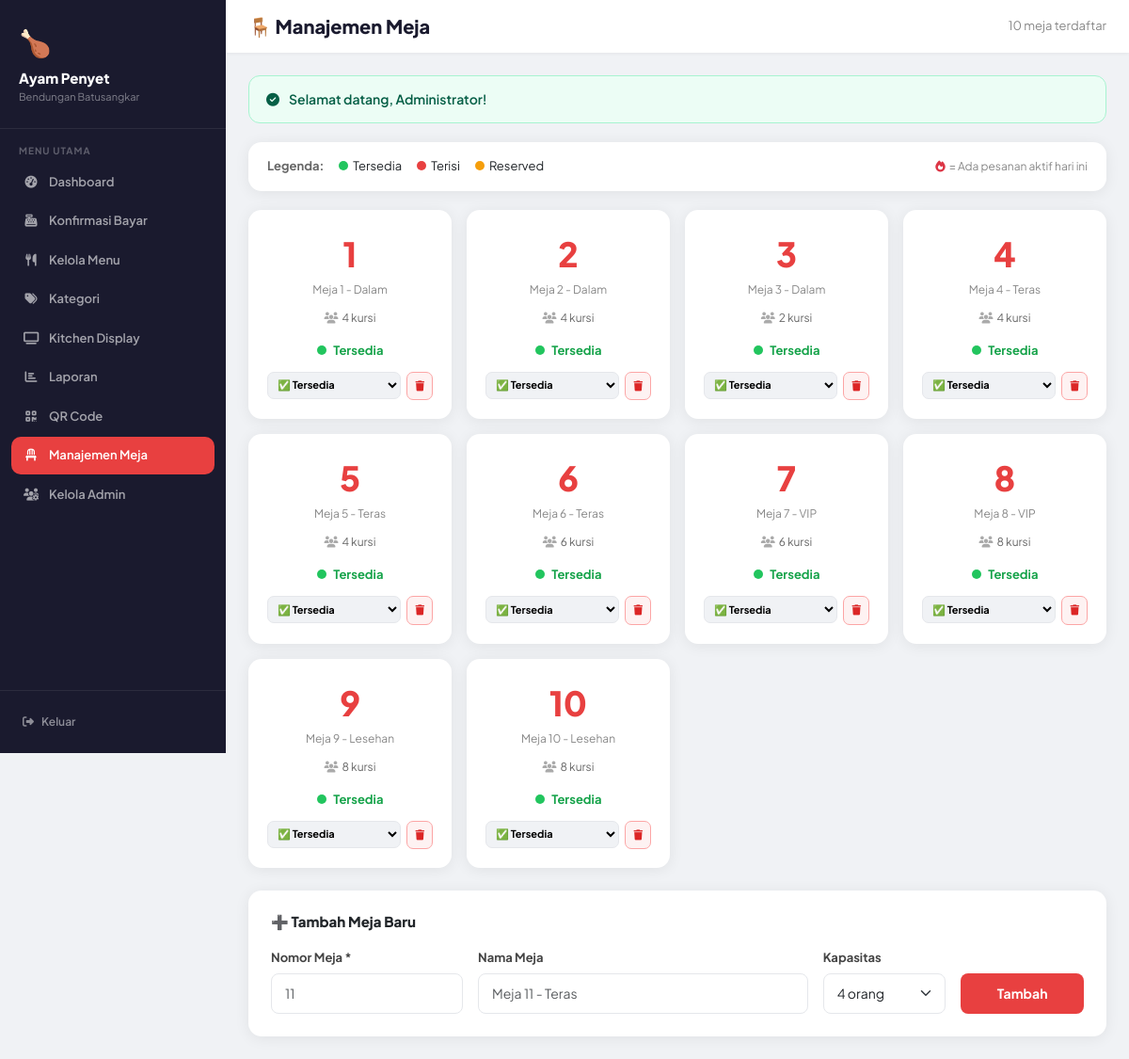
Page /admin/meja.php (signed in) on the committed database.
### tables this page shows
CREATE TABLE `meja` (
  `id` int(11) NOT NULL,
  `nomor_meja` int(11) NOT NULL,
  `nama_meja` varchar(50) DEFAULT NULL,
  `kapasitas` int(11) DEFAULT 4,
  `status` enum('tersedia','terisi','reserved') DEFAULT 'tersedia'
);

### koneksi.php (called while the page is built, shortened)
<?php
function getFlash() {
    if (isset($_SESSION['flash'])) {
        $flash = $_SESSION['flash'];
        return $flash;
    }
    return null;
}
?>

### admin/meja.php (the view, shortened to what this page needs)
<?php
require_once '../koneksi.php';
$meja_list = [];
$res = $conn->query("SELECT m.*,
    (SELECT COUNT(*) FROM pesanan p WHERE p.nomor_meja=m.nomor_meja AND p.status IN ('pending','diproses') AND DATE(p.tanggal)=CURDATE()) as pesanan_aktif
    FROM meja m ORDER BY m.nomor_meja ASC");
while ($row = $res->fetch_assoc()) $meja_list[] = $row;
$flash = getFlash();
?>
<!DOCTYPE html>
<html lang="id">
<head>
    <link href="https://cdn.jsdelivr.net/npm/bootstrap@5.3.0/dist/css/bootstrap.min.css" rel="stylesheet">
    <link href="https://cdnjs.cloudflare.com/ajax/libs/font-awesome/6.4.0/css/all.min.css" rel="stylesheet">
</head>
<body>
<div class="sidebar">
    <div class="sidebar-logo">
        <div style="font-size:28px;margin-bottom:8px">🍗</div>
        <h2>Ayam Penyet</h2>
        <p>Bendungan Batusangkar</p>
    </div>
    <div class="nav-section">
        <div class="nav-section-label">Menu Utama</div>
        <div class="nav-item"><a href="dashboard.php"><i class="fas fa-tachometer-alt"></i> Dashboard</a></div>
        <div class="nav-item"><a href="konfirmasi_bayar.php"><i class="fas fa-cash-register"></i> Konfirmasi Bayar</a></div>
        <div class="nav-item"><a href="menu.php"><i class="fas fa-utensils"></i> Kelola Menu</a></div>
        <div class="nav-item"><a href="kategori.php"><i class="fas fa-tags"></i> Kategori</a></div>
        <div class="nav-item"><a href="kitchen.php"><i class="fas fa-tv"></i> Kitchen Display</a></div>
        <div class="nav-item"><a href="laporan.php"><i class="fas fa-chart-bar"></i> Laporan</a></div>
        <div class="nav-item"><a href="qrcode.php"><i class="fas fa-qrcode"></i> QR Code</a></div>
        <div class="nav-item"><a href="meja.php" class="active"><i class="fas fa-chair"></i> Manajemen Meja</a></div>
        <div class="nav-item"><a href="admin_user.php"><i class="fas fa-users-cog"></i> Kelola Admin</a></div>
    </div>
    <div class="sidebar-footer">
        <a href="logout.php" class="btn-logout"><i class="fas fa-sign-out-alt"></i> Keluar</a>
    </div>
</div>
<div class="main-content">
    <div class="topbar">
        <h1>🪑 Manajemen Meja</h1>
        <span style="font-size:13px;color:#888"><?= count($meja_list) ?> meja terdaftar</span>
    </div>
    <div class="page-body">
        <?php if ($flash): ?>
        <div class="flash-alert flash-<?= $flash['type'] ?>">
            <i class="fas <?= $flash['type']==='success'?'fa-check-circle':'fa-exclamation-circle' ?>"></i>
            <?= htmlspecialchars($flash['message']) ?>
        </div>
        <?php endif; ?>
        <div style="background:white;border-radius:var(--radius);padding:16px 20px;margin-bottom:20px;box-shadow:var(--shadow)">
            <div style="display:flex;gap:16px;align-items:center;flex-wrap:wrap">
                <span style="font-size:13px;font-weight:700;color:#666">Legenda:</span>
                <span style="font-size:13px"><span class="status-dot dot-tersedia"></span>Tersedia</span>
                <span style="font-size:13px"><span class="status-dot dot-terisi"></span>Terisi</span>
                <span style="font-size:13px"><span class="status-dot dot-reserved"></span>Reserved</span>
                <span style="font-size:12px;color:#888;margin-left:auto"><i class="fas fa-fire text-danger me-1"></i>= Ada pesanan aktif hari ini</span>
            </div>
        </div>
        <div class="meja-grid">
            <?php foreach ($meja_list as $meja): ?>
            <div class="meja-card">
                <div class="meja-num"><?= $meja['nomor_meja'] ?></div>
                <div class="meja-nama"><?= htmlspecialchars($meja['nama_meja'] ?? 'Meja '.$meja['nomor_meja']) ?></div>
                <div class="meja-cap">
                    <i class="fas fa-users me-1" style="color:#aaa"></i><?= $meja['kapasitas'] ?> kursi
                </div>
                <div>
                    <span class="status-dot dot-<?= $meja['status'] ?>"></span>
                    <span class="status-text-<?= $meja['status'] ?>" style="font-size:13px;font-weight:700">
                        <?= ucfirst($meja['status']) ?>
                    </span>
                </div>
                <div class="meja-actions">
                    <form method="POST" style="flex:1">
                        <select name="status" class="btn-status-change w-100" onchange="this.form.submit()" style="border-radius:7px;border:1.5px solid var(--border);padding:6px;font-size:11px;font-weight:700;background:#F0F2F5;cursor:pointer;font-family:inherit">
                            <option value="tersedia" <?= $meja['status']==='tersedia'?'selected':'' ?>>✅ Tersedia</option>
                        </select>
                    </form>
                    <form method="POST" onsubmit="return confirm('Hapus Meja <?= $meja['nomor_meja'] ?>?')">
                        <button type="submit" class="btn-hapus-meja"><i class="fas fa-trash"></i></button>
                    </form>
                </div>
            </div>
            <?php endforeach; ?>
        </div>
        <div class="tambah-card">
            <h3 style="font-size:15px;font-weight:800;margin:0 0 16px">➕ Tambah Meja Baru</h3>
            <form method="POST" class="row g-3">
                <div class="col-md-3">
                    <label class="form-label">Nomor Meja *</label>
                    <input type="number" name="nomor_meja" class="form-control" placeholder="11" min="1" required>
                </div>
                <div class="col-md-5">
                    <label class="form-label">Nama Meja</label>
                    <input type="text" name="nama_meja" class="form-control" placeholder="Meja 11 - Teras">
                </div>
                <div class="col-md-2">
                    <label class="form-label">Kapasitas</label>
                    <select name="kapasitas" class="form-select">
                        <?php for ($i=2;$i<=10;$i++): ?>
                        <option value="<?= $i ?>" <?= $i==4?'selected':'' ?>><?= $i ?> orang</option>
                        <?php endfor; ?>
                    </select>
                </div>
                <div class="col-md-2 d-flex align-items-end">
                    <button type="submit" class="btn-tambah-submit w-100">Tambah</button>
                </div>
            </form>
        </div>
    </div>
</div>
</body>
</html>

### admin/meja.php (style rules this page uses)
:root { --primary: #E84040; --primary-dark: #C42E2E; --dark: #1A1A2E; --bg: #F0F2F5; --border: #E5E7EB; --radius: 14px; --shadow: 0 2px 16px rgba(0,0,0,0.07); }
* { box-sizing: border-box; }
body { font-family: 'Plus Jakarta Sans', sans-serif; background: var(--bg); margin: 0; }
.sidebar { position: fixed; top: 0; left: 0; width: 240px; height: 100vh; background: #1A1A2E; z-index: 1000; display: flex; flex-direction: column; overflow-y: auto; }
.sidebar-logo { padding: 24px 20px; border-bottom: 1px solid rgba(255,255,255,0.08); }
.sidebar-logo h2 { font-size: 15px; font-weight: 800; color: white; margin: 0; }
.sidebar-logo p { font-size: 11px; color: rgba(255,255,255,0.45); margin: 3px 0 0; }
.nav-section { padding: 16px 12px 8px; }
.nav-section-label { font-size: 10px; font-weight: 700; text-transform: uppercase; letter-spacing: 1px; color: rgba(255,255,255,0.3); padding: 0 8px; margin-bottom: 6px; }
.nav-item a { display: flex; align-items: center; gap: 10px; padding: 10px 12px; border-radius: 10px; text-decoration: none; font-size: 13px; font-weight: 600; color: rgba(255,255,255,0.6); transition: all 0.2s; margin-bottom: 2px; }
.nav-item a.active { background: var(--primary); color: white; }
.nav-item a i { width: 18px; text-align: center; }
.sidebar-footer { margin-top: auto; padding: 16px 12px; border-top: 1px solid rgba(255,255,255,0.08); }
.btn-logout { display: flex; align-items: center; gap: 8px; padding: 8px 12px; border-radius: 8px; color: rgba(255,255,255,0.5); text-decoration: none; font-size: 12px; font-weight: 600; }
.main-content { margin-left: 240px; }
.topbar { background: white; padding: 16px 24px; display: flex; align-items: center; justify-content: space-between; box-shadow: 0 1px 4px rgba(0,0,0,0.06); }
.topbar h1 { font-size: 20px; font-weight: 800; color: var(--dark); margin: 0; }
.page-body { padding: 24px; }
.flash-alert { border-radius: 12px; padding: 14px 18px; margin-bottom: 20px; font-size: 14px; font-weight: 600; display: flex; align-items: center; gap: 10px; }
.flash-success { background: #ECFDF5; border: 1px solid #A7F3D0; color: #065F46; }
.meja-grid { display: grid; grid-template-columns: repeat(auto-fill, minmax(200px, 1fr)); gap: 16px; margin-bottom: 24px; }
.meja-card { background: white; border-radius: var(--radius); padding: 20px; box-shadow: var(--shadow); text-align: center; transition: transform 0.2s; position: relative; }
.meja-num { font-size: 36px; font-weight: 800; color: var(--primary); margin: 0; }
.meja-nama { font-size: 12px; color: #888; margin: 2px 0 12px; }
.meja-cap { font-size: 12px; color: #666; margin-bottom: 12px; }
.status-dot { width: 10px; height: 10px; border-radius: 50%; display: inline-block; margin-right: 5px; }
.dot-tersedia { background: #22C55E; }
.dot-terisi { background: #E84040; }
.dot-reserved { background: #F59E0B; }
.status-text-tersedia { color: #16A34A; }
.meja-actions { display: flex; gap: 6px; margin-top: 12px; }
.btn-status-change { flex: 1; border: 1.5px solid var(--border); background: var(--bg); border-radius: 7px; padding: 6px; font-size: 11px; font-weight: 700; cursor: pointer; font-family: 'Plus Jakarta Sans', sans-serif; transition: all 0.2s; }
.btn-hapus-meja { border: 1.5px solid #FCA5A5; background: #FEF2F2; color: #DC2626; border-radius: 7px; padding: 6px 8px; font-size: 11px; cursor: pointer; font-family: 'Plus Jakarta Sans', sans-serif; transition: all 0.2s; }
.tambah-card { background: white; border-radius: var(--radius); padding: 24px; box-shadow: var(--shadow); }
.form-label { font-size: 13px; font-weight: 700; color: #444; margin-bottom: 6px; }
.form-control, .form-select { border: 1.5px solid var(--border); border-radius: 8px; padding: 10px 14px; font-size: 14px; font-family: 'Plus Jakarta Sans', sans-serif; outline: none; transition: border 0.2s; }
.btn-tambah-submit { background: var(--primary); color: white; border: none; border-radius: 8px; padding: 11px 24px; font-size: 14px; font-weight: 700; cursor: pointer; font-family: 'Plus Jakarta Sans', sans-serif; transition: all 0.2s; }

### rows in the picture
meja: nomor_meja "1", nama_meja "Meja 1 - Dalam", kapasitas "4", status "Tersedia", status "✅ Tersedia"
meja: nomor_meja "2", nama_meja "Meja 2 - Dalam", kapasitas "4", status "Tersedia", status "✅ Tersedia"
meja: nomor_meja "3", nama_meja "Meja 3 - Dalam", kapasitas "2", status "Tersedia", status "✅ Tersedia"
meja: nomor_meja "4", nama_meja "Meja 4 - Teras", kapasitas "4", status "Tersedia", status "✅ Tersedia"
meja: nomor_meja "5", nama_meja "Meja 5 - Teras", kapasitas "4", status "Tersedia", status "✅ Tersedia"
meja: nomor_meja "6", nama_meja "Meja 6 - Teras", kapasitas "6", status "Tersedia", status "✅ Tersedia"
meja: nomor_meja "7", nama_meja "Meja 7 - VIP", kapasitas "6", status "Tersedia", status "✅ Tersedia"
meja: nomor_meja "8", nama_meja "Meja 8 - VIP", kapasitas "8", status "Tersedia", status "✅ Tersedia"
meja: nomor_meja "9", nama_meja "Meja 9 - Lesehan", kapasitas "8", status "Tersedia", status "✅ Tersedia"
meja: nomor_meja "10", nama_meja "Meja 10 - Lesehan", kapasitas "8", status "Tersedia", status "✅ Tersedia"

### other values in the picture
count($meja_list) "10"
$flash['message'] "Selamat datang, Administrator!"
form field kapasitas "4 orang"
